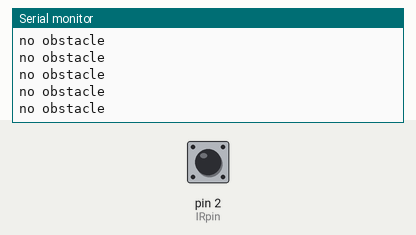
A sketch run on a simulated Arduino Uno, built with avr-gcc and run on an emulated ATmega328P. On the bench: the last lines printed to the serial monitor. The test bench sets the inputs (shaded band); at power-on: pin 2 (IRpin) HIGH.

Above: at 1.2 s.
1.3 s: pin 2 (IRpin) driven LOW
At 2.3 s:
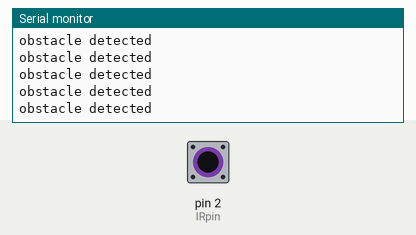
3.2 s: pin 2 (IRpin) driven HIGH
At 3.7 s:
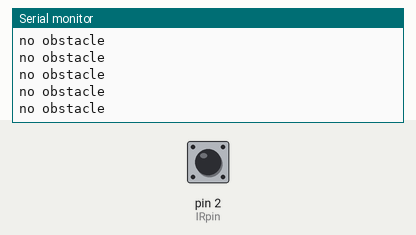
6.2 s: pin 2 (IRpin) pulsed LOW 2 times (0.12 s each, 0.3 s apart)
9.8 s: pin 2 (IRpin) driven LOW
At 10.5 s:
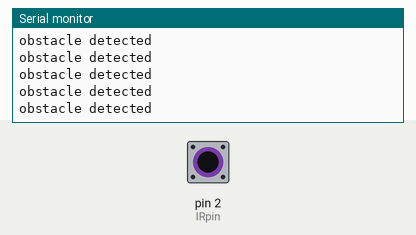
12.8 s: pin 2 (IRpin) driven HIGH
At 13.7 s:
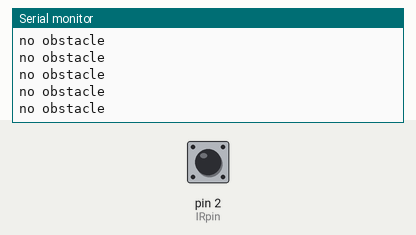
15.8 s: pin 2 (IRpin) driven LOW
At 16.3 s:
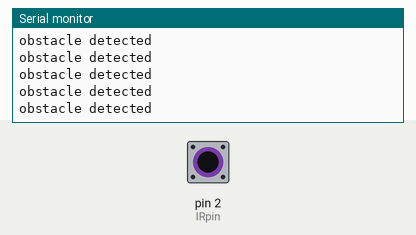

Measured:
- after the input at 1.3 s, the serial monitor: prints a new line after 0.08 s (image 1)
- after the input at 9.8 s, the serial monitor: prints a new line after 0.07 s (image 3)

The sketch:

IRObstacleAvoidanceSensor.ino
```cpp
#define IRpin 2
void setup() {
	// put your setup code here, to run once:
  Serial.begin(9600);
  pinMode(IRpin,INPUT);
}
void loop() {
	// put your main code here, to run repeatedly:
	int IRread = digitalRead(IRpin);
if(IRread == 0){
  Serial.println("obstacle detected");
}
else{
  Serial.println("no obstacle");
}
}
```
